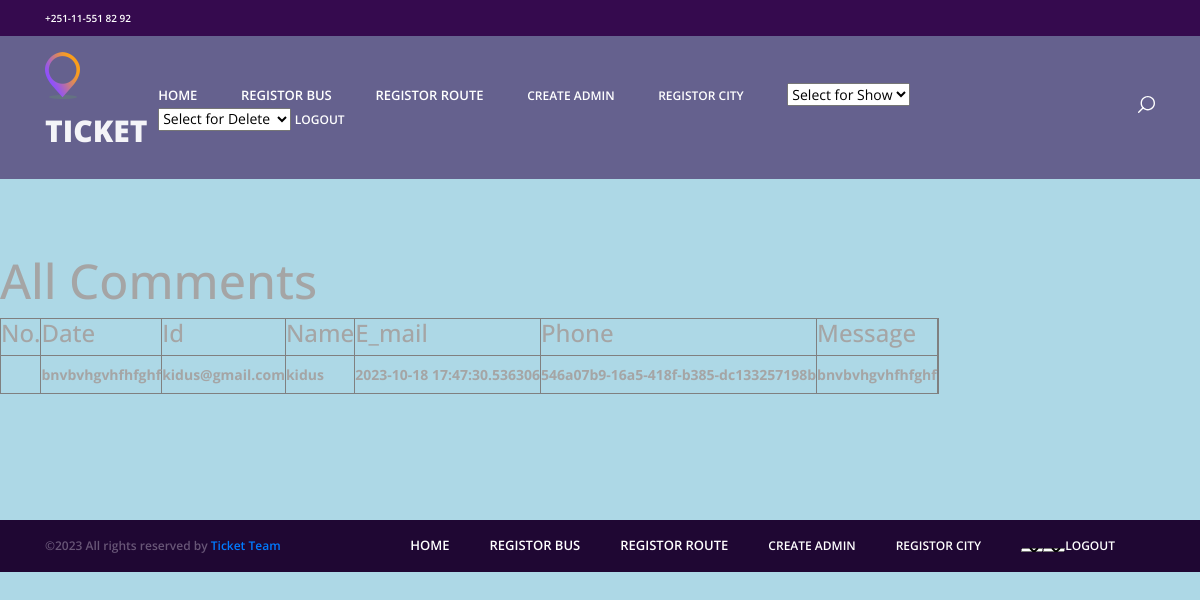
/comments, run on an earlier commit of the app's database.
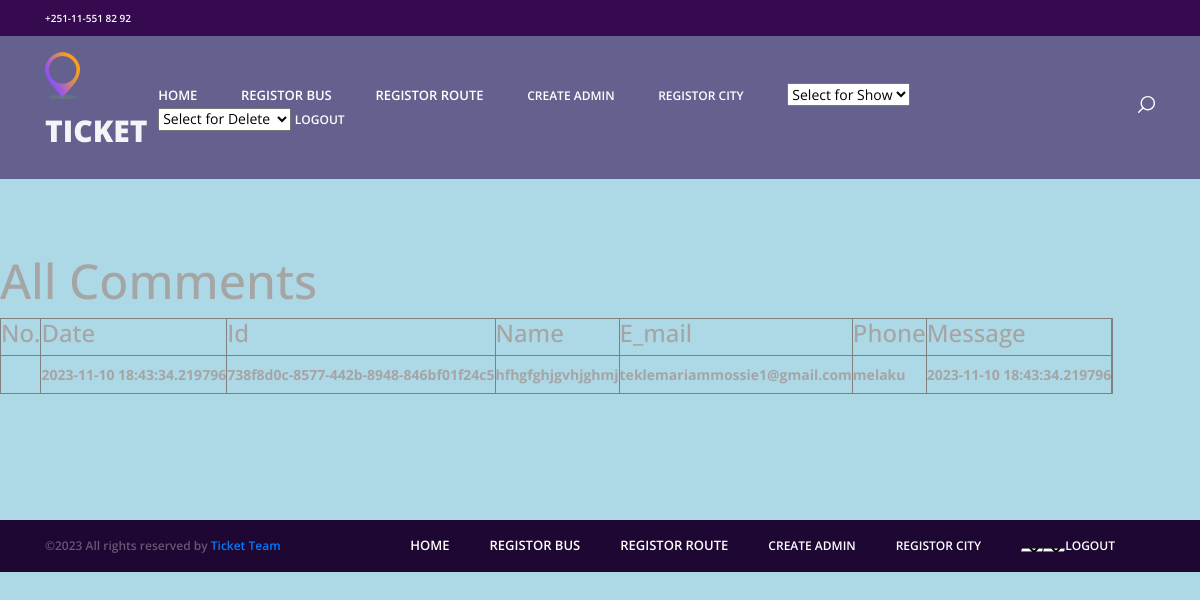
And on a later commit of the database.
### models/comment.py (models this page shows)
class Fedback(BaseModel,Base):
    __tablename__ = 'comments'
    name = Column(String(30), nullable=False)
    email = Column(String(30), nullable=False)
    phone = Column(Integer, nullable=False)
    message = Column(String(200),nullable=False)

### front_end/views.py (the view)
@views.route('/comments')
def comments():
    conn = sqlite3.connect('database.db')
    cursor = conn.cursor()
    cursor.execute('SELECT * FROM comments')
    comments  = cursor.fetchall()
    conn.close()
    if comments:
        return render_template('comments.html', comments=comments)
    else:
        return render_template('error.html', error="There is No Comment !!.")

### engine/db_storage.py (called while the page is built)
    def close(self):
        self.__session.close()

### front_end/templates/comments.html (shortened to what the changed rows need)
<!DOCTYPE html>
<html lang="en">
<head>
<link rel="stylesheet" type="text/css" href="../static/styles/bootstrap4/bootstrap.min.css">
<link href="../static/plugins/font-awesome-4.7.0/css/font-awesome.min.css" rel="stylesheet" type="text/css">
<link rel="stylesheet" type="text/css" href="../static/plugins/OwlCarousel2-2.2.1/owl.carousel.css">
<link rel="stylesheet" type="text/css" href="../static/plugins/OwlCarousel2-2.2.1/owl.theme.default.css">
<link rel="stylesheet" type="text/css" href="../static/plugins/OwlCarousel2-2.2.1/animate.css">
<link rel="stylesheet" type="text/css" href="../static/styles/main_styles.css">
<link rel="stylesheet" type="text/css" href="../static/styles/responsive.css">
</head>
<body style="background-color: lightblue;">
<div class="super_container">
<h1>All Comments</h1>
    <table border = "1">
    <thead>
  <tr>
    <th><b><h3>No.</h3></b></th>
    <th><b><h3>Date</h3></b></th>
    <th><b><h3>Id</h3></b></th>
    <th><b><h3>Name</h3></b></th>
    <th><b><h3>E_mail</h3></b></th>
    <th><b><h3>Phone</h3></b></th>
    <th><b><h3>Message</h3></b></th>
	</tr>
    </thead>
    <tbody>
	{% for coment in comments %}
      <tr>
      <td>
	<ol start = "1">
		<li><th> {{coment[6]}}</th> <th>{{coment[4]}}</th>  <th> {{coment[3]}}</th> <th>{{coment[1]}}</th> <th>{{coment[0]}}</th> <th>{{coment[6]}}</th> <th></th></li></ol></td></tr>	 {% endfor %}    </tbody>
    </table>
</div>
</body>
</html>

What changed in the data, as far as the page shows it:
removed Fedback: message "bnvbvhgvhfhfghf", email "kidus@gmail.com", name "kidus", created_at "2023-10-18 17:47:30.536306", id "546a07b9-16a5-418f-b385-dc133257198b"
added Fedback: updated_at "2023-11-10 18:43:34.219796", id "738f8d0c-8577-442b-8948-846bf01f24c5", message "hfhgfghjgvhjghmj", email "teklemariammossie1@gmail.com", name "melaku"
